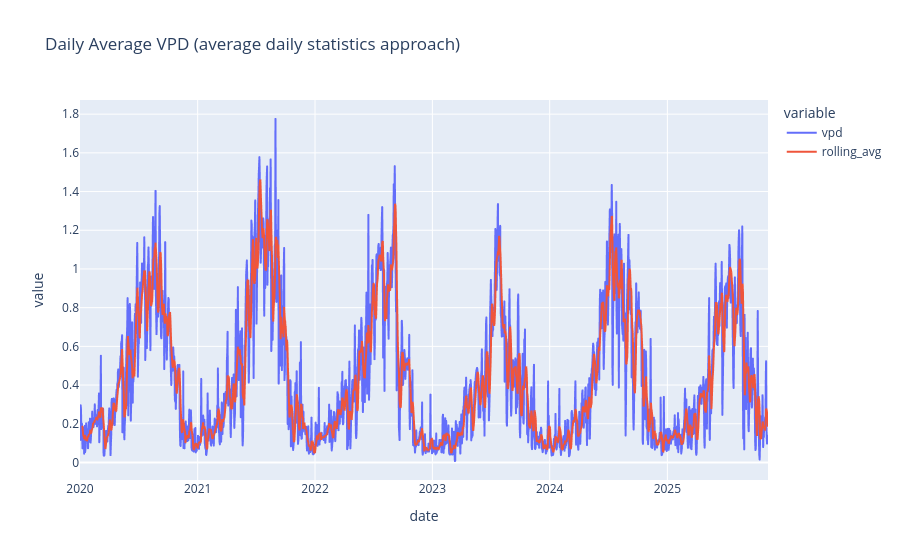

Write notebook code for a chart like this one.
### Code cell
px.line(daily_avg_approach, x='date', y=['vpd', 'rolling_avg'], title="Daily Average VPD (average daily statistics approach)")

### Figure 1 — Plotly figure (JSON) as saved in the notebook; plotly's stock layout.template omitted (floating-point values rounded to 4 significant figures; data arrays with more than 128 entries replaced by an {"elided": "..."} marker saying what was removed)
{"data": [{"hovertemplate": "variable=vpd<br>date=%{x}<br>value=%{y}<extra></extra>", "legendgroup": "vpd", "line": {"color": "#636efa", "dash": "solid"}, "marker": {"symbol": "circle"}, "mode": "lines", "name": "vpd", "showlegend": true, "type": "scattergl", "x": {"elided": "2140 str values"}, "xaxis": "x", "y": {"elided": "2140 float values"}, "yaxis": "y"}, {"hovertemplate": "variable=rolling_avg<br>date=%{x}<br>value=%{y}<extra></extra>", "legendgroup": "rolling_avg", "line": {"color": "#EF553B", "dash": "solid"}, "marker": {"symbol": "circle"}, "mode": "lines", "name": "rolling_avg", "showlegend": true, "type": "scattergl", "x": {"elided": "2140 str values"}, "xaxis": "x", "y": {"elided": "2140 float values"}, "yaxis": "y"}], "layout": {"legend": {"title": {"text": "variable"}, "tracegroupgap": 0}, "title": {"text": "Daily Average VPD (average daily statistics approach)"}, "xaxis": {"anchor": "y", "domain": [0, 1], "title": {"text": "date"}}, "yaxis": {"anchor": "x", "domain": [0, 1], "title": {"text": "value"}}}}
